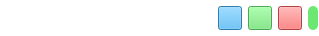
<?xml version="1.0" encoding="UTF-8"?>
<ui version="4.0">
 <class>todayListItem</class>
 <widget class="QWidget" name="todayListItem">
  <property name="geometry">
   <rect>
    <x>0</x>
    <y>0</y>
    <width>319</width>
    <height>36</height>
   </rect>
  </property>
  <property name="windowTitle">
   <string>Form</string>
  </property>
  <property name="styleSheet">
   <string notr="true">#todayListItem{
	background:rgba(255, 255, 255, 0);
}</string>
  </property>
  <layout class="QHBoxLayout" name="horizontalLayout">
   <property name="spacing">
    <number>9</number>
   </property>
   <property name="leftMargin">
    <number>9</number>
   </property>
   <property name="topMargin">
    <number>3</number>
   </property>
   <property name="rightMargin">
    <number>1</number>
   </property>
   <property name="bottomMargin">
    <number>3</number>
   </property>
   <item>
    <widget class="QLabel" name="radiusLabel">
     <property name="minimumSize">
      <size>
       <width>12</width>
       <height>12</height>
      </size>
     </property>
     <property name="maximumSize">
      <size>
       <width>12</width>
       <height>12</height>
      </size>
     </property>
     <property name="styleSheet">
      <string notr="true">#radiusLabel{
	border-radius:6px;
	background:white;
}</string>
     </property>
     <property name="text">
      <string/>
     </property>
    </widget>
   </item>
   <item>
    <widget class="nameLabel" name="taskNameLabel">
     <property name="font">
      <font>
       <family>Microsoft YaHei UI</family>
       <pointsize>12</pointsize>
      </font>
     </property>
     <property name="text">
      <string/>
     </property>
    </widget>
   </item>
   <item>
    <widget class="QWidget" name="buttonWidget" native="true">
     <property name="maximumSize">
      <size>
       <width>100</width>
       <height>16777215</height>
      </size>
     </property>
     <property name="focusPolicy">
      <enum>Qt::NoFocus</enum>
     </property>
     <property name="styleSheet">
      <string notr="true">#buttonWidget&gt;QPushButton{
	border:none;
	border-radius:12px;
}</string>
     </property>
     <layout class="QHBoxLayout" name="horizontalLayout_2">
      <property name="spacing">
       <number>6</number>
      </property>
      <property name="leftMargin">
       <number>0</number>
      </property>
      <property name="topMargin">
       <number>3</number>
      </property>
      <property name="rightMargin">
       <number>0</number>
      </property>
      <property name="bottomMargin">
       <number>3</number>
      </property>
      <item>
       <widget class="QPushButton" name="topButton">
        <property name="minimumSize">
         <size>
          <width>24</width>
          <height>24</height>
         </size>
        </property>
        <property name="maximumSize">
         <size>
          <width>24</width>
          <height>24</height>
         </size>
        </property>
        <property name="styleSheet">
         <string notr="true">#topButton{
	background:#44AEEE;
}

#topButton::pressed{
	background:#2b6f96;
}</string>
        </property>
        <property name="text">
         <string/>
        </property>
        <property name="icon">
         <iconset resource="../icon/icons.qrc">
          <normaloff>:/icon/top.png</normaloff>:/icon/top.png</iconset>
        </property>
        <property name="iconSize">
         <size>
          <width>12</width>
          <height>12</height>
         </size>
        </property>
       </widget>
      </item>
      <item>
       <widget class="QPushButton" name="startButton">
        <property name="minimumSize">
         <size>
          <width>24</width>
          <height>24</height>
         </size>
        </property>
        <property name="maximumSize">
         <size>
          <width>24</width>
          <height>24</height>
         </size>
        </property>
        <property name="styleSheet">
         <string notr="true">#startButton{
	background:#6CE872;
}

#startButton::pressed{
	background:#3c823f;
}
</string>
        </property>
        <property name="text">
         <string/>
        </property>
        <property name="icon">
         <iconset resource="../icon/icons.qrc">
          <normaloff>:/icon/play.png</normaloff>:/icon/play.png</iconset>
        </property>
        <property name="iconSize">
         <size>
          <width>12</width>
          <height>12</height>
         </size>
        </property>
       </widget>
      </item>
      <item>
       <widget class="QPushButton" name="deleteButton">
        <property name="minimumSize">
         <size>
          <width>24</width>
          <height>24</height>
         </size>
        </property>
        <property name="maximumSize">
         <size>
          <width>24</width>
          <height>24</height>
         </size>
        </property>
        <property name="styleSheet">
         <string notr="true">#deleteButton{
	background:#F95D5C;
}

#deleteButton::pressed{
	background:#aa3e3e;
}</string>
        </property>
        <property name="text">
         <string/>
        </property>
        <property name="icon">
         <iconset resource="../icon/icons.qrc">
          <normaloff>:/icon/delete_white.png</normaloff>:/icon/delete_white.png</iconset>
        </property>
        <property name="iconSize">
         <size>
          <width>12</width>
          <height>12</height>
         </size>
        </property>
       </widget>
      </item>
      <item>
       <widget class="QLabel" name="doingLabel">
        <property name="maximumSize">
         <size>
          <width>66</width>
          <height>24</height>
         </size>
        </property>
        <property name="styleSheet">
         <string notr="true">border:1px soild white;
border-radius:5px;
background:#6CE872;
color:white;</string>
        </property>
        <property name="text">
         <string/>
        </property>
        <property name="alignment">
         <set>Qt::AlignCenter</set>
        </property>
       </widget>
      </item>
     </layout>
    </widget>
   </item>
  </layout>
 </widget>
 <customwidgets>
  <customwidget>
   <class>nameLabel</class>
   <extends>QLabel</extends>
   <header>namelabel.h</header>
  </customwidget>
 </customwidgets>
 <resources>
  <include location="../icon/icons.qrc"/>
 </resources>
 <connections/>
</ui>
